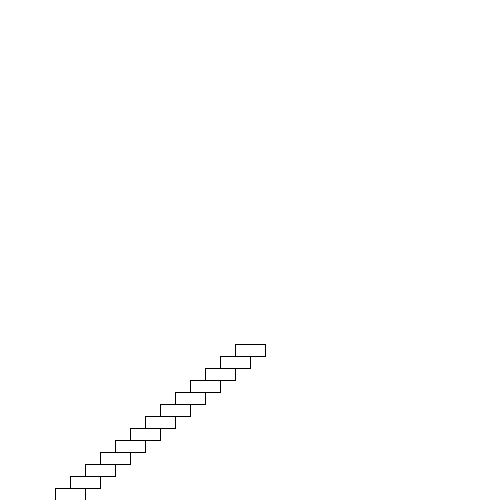
Frame 1 (no input)
Frame 60 (the mouse pressed at the canvas centre just before this capture): identical to frame 1, image omitted
Frame 120 (the mouse held since frame 60 and released just before this capture): identical to frame 1, image omitted

The Processing sketch that drew this single still picture (run headless with seeded random() and noise(); from frame 60 on, the mouse is pressed at the canvas centre):

// Processing sketch: Pyramid
// ── Pyramid.pde
int brickW = 30;
int brickH = 12;
int baseBricks = 14;

void setup() {
  size(500, 500);
  background(255);
}
void draw() {
  int center = width/2;
  int top = height-(baseBricks*brickH);
  for (int i = 1; i < baseBricks; i++) {
    for ( int j = 0; j < baseBricks; j++) {
      rect(center-((brickW/2)*i), top+(i*brickH), brickW, brickH);
    }
  }
}
//diane is a fabuous noodle
